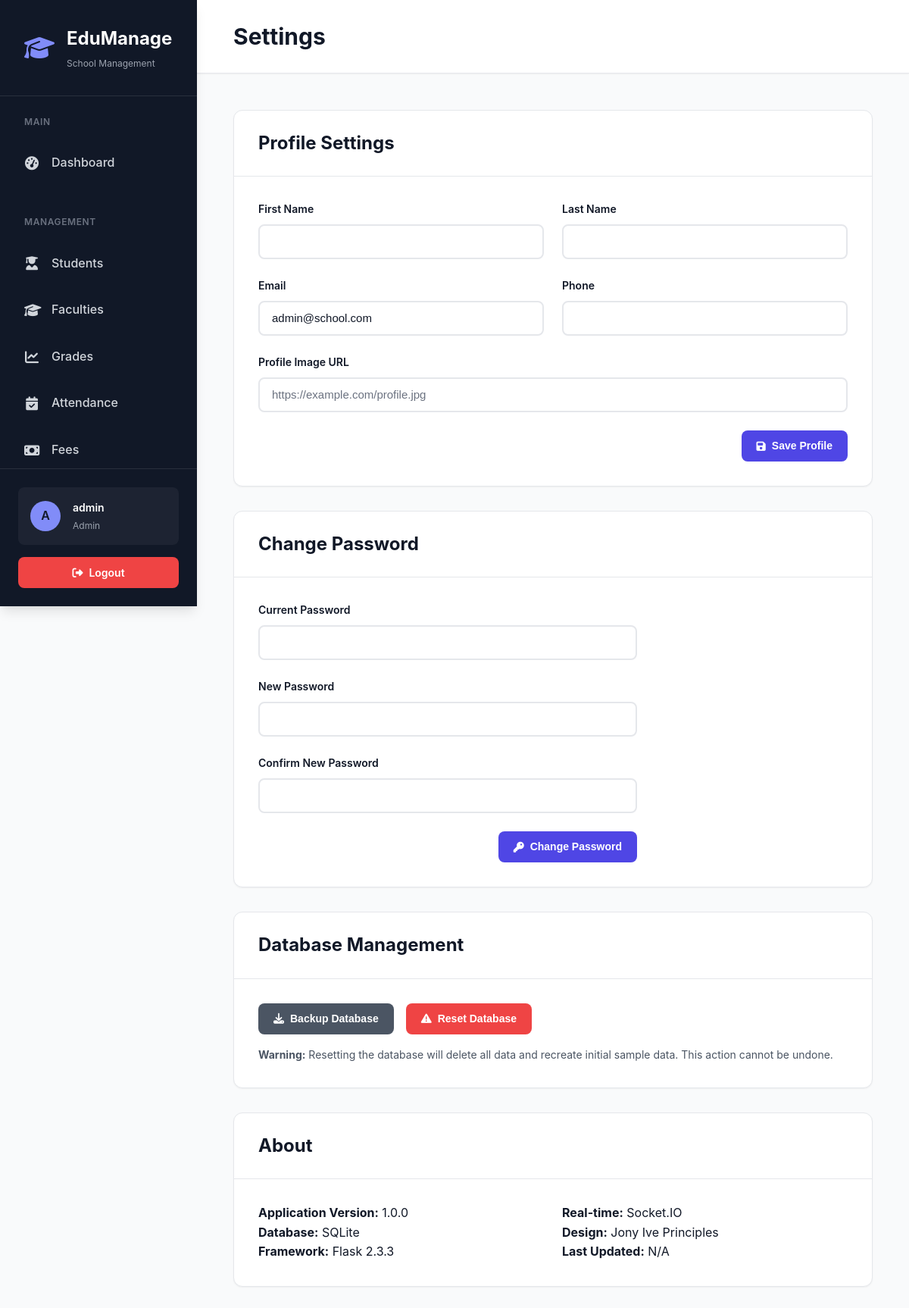
/settings (signed in), run on the app's committed database.
### models.py (models this page shows, shortened)
class User(UserMixin, db.Model):
    __tablename__ = 'user'
    id = db.Column(db.Integer, primary_key=True)
    username = db.Column(db.String(150), unique=True, nullable=False, index=True)
    email = db.Column(db.String(150), unique=True, nullable=False, index=True)
    password_hash = db.Column(db.String(255), nullable=False)
    role = db.Column(db.String(50), default='admin')  # admin, teacher, staff
    first_name = db.Column(db.String(50))
    last_name = db.Column(db.String(50))
    phone = db.Column(db.String(20))
    profile_image = db.Column(db.String(255))
    created_at = db.Column(db.DateTime, default=datetime.utcnow)
    updated_at = db.Column(db.DateTime, default=datetime.utcnow, onupdate=datetime.utcnow)
    last_login = db.Column(db.DateTime)
    is_active = db.Column(db.Boolean, default=True)
    events_created = db.relationship('Event', backref='creator', lazy=True)

### app.py (the view)
@app.route('/settings')
@login_required
@admin_required
def settings():
    return render_template('settings/index.html')

### app.py (called while the page is built, shortened)
@login_manager.user_loader
def load_user(user_id):
    return User.query.get(int(user_id))

def admin_required(f):
    @wraps(f)
    def decorated_function(*args, **kwargs):
        if not current_user.is_authenticated or current_user.role != 'admin':
            flash('Administrator access required.', 'error')
            return redirect(url_for('dashboard'))
        return f(*args, **kwargs)
    return decorated_function

### templates/settings/index.html (shortened to what this page needs)
{% extends 'base.html' %}
{% block page_title %}Settings{% endblock %}
{% block content %}
<div class="content animate-fade-in-up">
    <div class="card">
        <div class="card-header">
            <h2 class="card-title">Profile Settings</h2>
        </div>
        <div class="card-body">
            <form method="POST" action="{{ url_for('settings') }}" enctype="multipart/form-data">
                <div style="display: grid; grid-template-columns: 1fr 1fr; gap: 1.5rem;">
                    <div class="form-group">
                        <label class="form-label">First Name</label>
                        <input type="text" name="first_name" class="form-control"
                               value="{{ current_user.first_name or '' }}" required>
                    </div>
                    <div class="form-group">
                        <label class="form-label">Last Name</label>
                        <input type="text" name="last_name" class="form-control"
                               value="{{ current_user.last_name or '' }}" required>
                    </div>
                </div>
                <div style="display: grid; grid-template-columns: 1fr 1fr; gap: 1.5rem;">
                    <div class="form-group">
                        <label class="form-label">Email</label>
                        <input type="email" name="email" class="form-control"
                               value="{{ current_user.email }}" required>
                    </div>
                    <div class="form-group">
                        <label class="form-label">Phone</label>
                        <input type="tel" name="phone" class="form-control"
                               value="{{ current_user.phone or '' }}">
                    </div>
                </div>
                <div class="form-group">
                    <label class="form-label">Profile Image URL</label>
                    <input type="text" name="profile_image" class="form-control"
                           value="{{ current_user.profile_image or '' }}"
                           placeholder="https://example.com/profile.jpg">
                </div>
                <div style="text-align: right; margin-top: 1rem;">
                    <button type="submit" class="btn btn-primary">
                        <i class="fas fa-save"></i> Save Profile
                    </button>
                </div>
            </form>
        </div>
    </div>
    <div class="card" style="margin-top: 1.5rem;">
        <div class="card-header">
            <h2 class="card-title">Change Password</h2>
        </div>
        <div class="card-body">
            <form method="POST" action="{{ url_for('settings') }}">
                <div style="max-width: 500px;">
                    <div class="form-group">
                        <label class="form-label">Current Password</label>
                        <input type="password" name="current_password" class="form-control" required>
                    </div>
                    <div class="form-group">
                        <label class="form-label">New Password</label>
                        <input type="password" name="new_password" class="form-control" required>
                    </div>
                    <div class="form-group">
                        <label class="form-label">Confirm New Password</label>
                        <input type="password" name="confirm_password" class="form-control" required>
                    </div>
                    <div style="text-align: right; margin-top: 1rem;">
                        <button type="submit" class="btn btn-primary">
                            <i class="fas fa-key"></i> Change Password
                        </button>
                    </div>
                </div>
            </form>
        </div>
    </div>
    <div class="card" style="margin-top: 1.5rem;">
        <div class="card-header">
            <h2 class="card-title">Database Management</h2>
        </div>
        <div class="card-body">
            <div style="display: flex; gap: 1rem; flex-wrap: wrap;">
                <button onclick="backupDatabase()" class="btn btn-secondary">
                    <i class="fas fa-download"></i> Backup Database
                </button>
                <button onclick="resetDatabase()" class="btn btn-danger">
                    <i class="fas fa-exclamation-triangle"></i> Reset Database
                </button>
            </div>
            <p style="color: var(--text-secondary); font-size: 0.875rem; margin-top: 1rem;">
                <strong>Warning:</strong> Resetting the database will delete all data and recreate initial sample data. This action cannot be undone.
            </p>
        </div>
    </div>
    <div class="card" style="margin-top: 1.5rem;">
        <div class="card-header">
            <h2 class="card-title">About</h2>
        </div>
        <div class="card-body">
            <div style="display: grid; grid-template-columns: 1fr 1fr; gap: 1.5rem;">
                <div>
                    <p><strong>Application Version:</strong> 1.0.0</p>
                    <p><strong>Database:</strong> SQLite</p>
                    <p><strong>Framework:</strong> Flask 2.3.3</p>
                </div>
                <div>
                    <p><strong>Real-time:</strong> Socket.IO</p>
                    <p><strong>Design:</strong> Jony Ive Principles</p>
                    <p><strong>Last Updated:</strong> {{ now.strftime('%Y-%m-%d') if now else 'N/A' }}</p>
                </div>
            </div>
        </div>
    </div>
</div>
{% endblock %}

### templates/base.html (shortened to what this page needs)
<!DOCTYPE html>
<html lang="en">
<head>
    <link rel="stylesheet" href="https://cdnjs.cloudflare.com/ajax/libs/font-awesome/6.4.0/css/all.min.css">
    <link rel="stylesheet" href="{{ url_for('static', filename='style_modern.css') }}">
</head>
<body>
    {% if current_user.is_authenticated %}
    <div class="app-container">
        <aside class="sidebar" id="sidebar">
            <div class="sidebar-header">
                <a href="{{ url_for('dashboard') }}" class="sidebar-logo">
                    <i class="fas fa-graduation-cap"></i>
                    <div class="sidebar-logo-text">
                        <h1>EduManage</h1>
                        <p>School Management</p>
                    </div>
                </a>
            </div>
            <nav class="sidebar-nav">
                {% if current_user.role == 'student' %}
                <div class="nav-section">
                    <div class="nav-section-title">Student Portal</div>
                    <a href="{{ url_for('student_dashboard') }}" class="nav-link {{ 'active' if request.endpoint == 'student_dashboard' }}">
                        <i class="fas fa-tachometer-alt"></i>
                        <span>Dashboard</span>
                    </a>
                    <a href="{{ url_for('student_profile') }}" class="nav-link {{ 'active' if request.endpoint and 'student_profile' in request.endpoint }}">
                        <i class="fas fa-user"></i>
                        <span>My Profile</span>
                    </a>
                    <a href="{{ url_for('student_my_grades') }}" class="nav-link {{ 'active' if request.endpoint and 'student_my_grades' in request.endpoint }}">
                        <i class="fas fa-star"></i>
                        <span>My Grades</span>
                    </a>
                    <a href="{{ url_for('student_my_attendance') }}" class="nav-link {{ 'active' if request.endpoint and 'student_my_attendance' in request.endpoint }}">
                        <i class="fas fa-calendar-check"></i>
                        <span>My Attendance</span>
                    </a>
                    <a href="{{ url_for('student_my_fees') }}" class="nav-link {{ 'active' if request.endpoint and 'student_my_fees' in request.endpoint }}">
                        <i class="fas fa-money-bill-wave"></i>
                        <span>My Fees</span>
                    </a>
                </div>
                {% else %}
                <div class="nav-section">
                    <div class="nav-section-title">Main</div>
                    <a href="{{ url_for('dashboard') }}" class="nav-link {{ 'active' if request.endpoint == 'dashboard' }}">
                        <i class="fas fa-tachometer-alt"></i>
                        <span>Dashboard</span>
                    </a>
                </div>
                <div class="nav-section">
                    <div class="nav-section-title">Management</div>
                    <a href="{{ url_for('students') }}" class="nav-link {{ 'active' if request.endpoint and 'students' in request.endpoint and 'student_' not in request.endpoint }}">
                        <i class="fas fa-user-graduate"></i>
                        <span>Students</span>
                    </a>
                    <a href="{{ url_for('subjects') }}" class="nav-link {{ 'active' if request.endpoint and 'subject' in request.endpoint }}">
                        <i class="fas fa-graduation-cap"></i>
                        <span>Faculties</span>
                    </a>
                    <a href="{{ url_for('grades') }}" class="nav-link {{ 'active' if request.endpoint and 'grades' == request.endpoint }}">
                        <i class="fas fa-chart-line"></i>
                        <span>Grades</span>
                    </a>
                    <a href="{{ url_for('attendance') }}" class="nav-link {{ 'active' if request.endpoint and 'attendance' == request.endpoint }}">
                        <i class="fas fa-calendar-check"></i>
                        <span>Attendance</span>
                    </a>
                    <a href="{{ url_for('fees') }}" class="nav-link {{ 'active' if request.endpoint and 'fees' in request.endpoint }}">
                        <i class="fas fa-money-bill"></i>
                        <span>Fees</span>
                    </a>
                </div>
                {% endif %}
            </nav>
            <div class="sidebar-footer">
                <div class="user-info">
                    <div class="user-avatar">
                        {% if current_user.role == 'student' %}
                            {{ current_user.username[0].upper() }}{{ current_user.username[1].upper() if current_user.username|length > 1 else '' }}
                        {% else %}
                            {{ current_user.username[0].upper() }}
                        {% endif %}
                    </div>
                    <div class="user-details">
                        <h4>{{ current_user.username }}</h4>
                        <p>{{ current_user.role.title() }}</p>
                    </div>
                </div>
                <a href="{{ url_for('logout') }}" class="btn btn-danger btn-block">
                    <i class="fas fa-sign-out-alt"></i>
                    <span>Logout</span>
                </a>
            </div>
        </aside>
        <main class="main-content">
            <div class="content-header">
                <div class="content-header-inner">
                    <div>
                        <h1 class="page-title">{% block page_title %}Dashboard{% endblock %}</h1>
                    </div>
                </div>
            </div>
            <div class="content-body">
                {% block content %}{% endblock %}
            </div>
        </main>
    </div>
    {% endif %}
</body>
</html>

### data on the page
User: username "A", username "admin", role "Admin", email "admin@school.com"

### other printed values
{{ now.strftime('%Y-%m-%d') if now else 'N/A' }} "N/A"
